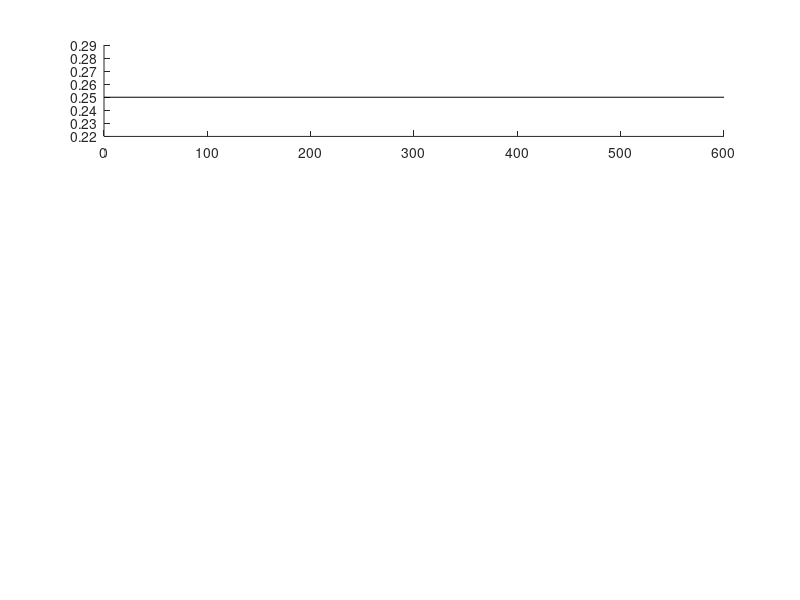

Recreate this plot in MATLAB. (Note: this script raises an error after producing the figure.)
% plot conflict data Expt 1
clear all
addpath ExtraFns

load ConflictData_Expt3_sw

fhandle = figure(1); clf; hold on
    set(fhandle, 'Position', [600, 100, 300, 900]); % set size and loction on screen
    set(fhandle, 'Color','w') % set background color to white

subplot(4,1,1); hold on
plot(1000*[0 max(xplot)],[.25 .25],'k')
shadedErrorBar(1000*xplot,nanmean(d{1}.phit_spat),seNan(d{1}.phit_spat),'r',1)
axis([0 1000*max(xplot) 0 1])
xlabel('Preparation Time')
ylabel('Proportion')

subplot(4,1,2); hold on
plot(1000*[0 max(xplot)],[.25 .25],'k')
shadedErrorBar(1000*xplot,nanmean(d{2}.phit_symb),seNan(d{2}.phit_symb),'b',1)
axis([0 1000*max(xplot) 0 1])
xlabel('Preparation Time')
ylabel('Proportion')

subplot(4,1,3); hold on
plot(1000*[0 max(xplot)],[.25 .25],'k')
shadedErrorBar(1000*xplot,nanmean(d{3}.phit_col),seNan(d{3}.phit_col),'g',1)
%shadedErrorBar(1000*xplot,nanmean(d{1}.phit_spat),seNan(d{1}.phit_spat),'r')
%shadedErrorBar(1000*xplot,nanmean(d{3}.phit_symb),seNan(d{3}.phit_symb),'b',1)
%shadedErrorBar(1000*xplot,nanmean(d{2}.phit_symb),seNan(d{2}.phit_symb),'b')
axis([0 1000*max(xplot) 0 1])
xlabel('Preparation Time')
ylabel('Proportion')

subplot(4,1,4); hold on
plot(1000*[0 max(xplot)],[.25 .25],'k')
shadedErrorBar(1000*xplot,nanmean(d{4}.incongruent.phit_spat),seNan(d{4}.incongruent.phit_spat),'r',1)
shadedErrorBar(1000*xplot,nanmean(d{4}.incongruent.phit_col),seNan(d{4}.incongruent.phit_col),'b')
shadedErrorBar(1000*xplot,nanmean(d{4}.incongruent.phit_symb),seNan(d{4}.incongruent.phit_symb),'g',1)
%shadedErrorBar(1000*xplot,nanmean(d{2}.phit_symb),seNan(d{2}.phit_symb),'b')
axis([0 1000*max(xplot) 0 1])
xlabel('Preparation Time')
ylabel('Proportion')

%%
fhandle = figure(2); clf; hold on
    set(fhandle, 'Position', [600, 100, 500, 300]); % set size and loction on screen
    set(fhandle, 'Color','w') % set background color to white
    
plot(1000*[0 max(xplot)],[.25 .25],'k')
%shadedErrorBar(1000*xplot,nanmean(d{3}.phit_spat),seNan(d{3}.phit_spat),'r')
%shadedErrorBar(1000*xplot,nanmean(d{3}.phit_symb),seNan(d{3}.phit_symb),'b')
shadedErrorBar(1000*xplot,nanmean(d{4}.phit_spat),seNan(d{4}.phit_spat),'r--')
shadedErrorBar(1000*xplot,nanmean(d{4}.incongruent.phit_symb),seNan(d{4}.phit_symb),'b--')
shadedErrorBar(1000*xplot,nanmean(d{4}.incongruent.phit_col),seNan(d{4}.phit_col),'g--')
axis([0 1000*max(xplot) 0 1])

%% congruent/incongruent
fhandle = figure(3); clf; hold on
    set(fhandle, 'Position', [600, 100, 800, 600]); % set size and loction on screen
    set(fhandle, 'Color','w') % set background color to white
    
subplot(1,2,1); hold on
plot(1000*[0 max(xplot)],[.25 .25],'k')
shadedErrorBar(1000*xplot,nanmean(d{4}.congruent.phit_spat),seNan(d{4}.congruent.phit_spat),'r')
axis([0 1000*max(xplot) 0 1])

%subplot(2,2,2); hold on
plot(1000*[0 max(xplot)],[.25 .25],'k')
shadedErrorBar(1000*xplot,nanmean(d{4}.incongruent.phit_spat),seNan(d{4}.incongruent.phit_spat),'r-')
axis([0 1000*max(xplot) 0 1]) 

plot(1000*[0 max(xplot)],[.25 .25],'k')
shadedErrorBar(1000*xplot,nanmean(d{1}.phit_spat),seNan(d{1}.phit_spat),'r-')
axis([0 1000*max(xplot) 0 1]) 

subplot(1,2,2); hold on
plot(1000*[0 max(xplot)],[.25 .25],'k')
shadedErrorBar(1000*xplot,nanmean(d{4}.incongruent.phit_spat),seNan(d{4}.incongruent.phit_spat),'r')
shadedErrorBar(1000*xplot,nanmean(d{4}.incongruent.phit_symb),seNan(d{4}.incongruent.phit_symb),'g')
shadedErrorBar(1000*xplot,nanmean(d{4}.incongruent.phit_col),seNan(d{4}.incongruent.phit_col),'b')
axis([0 1000*max(xplot) 0 1])